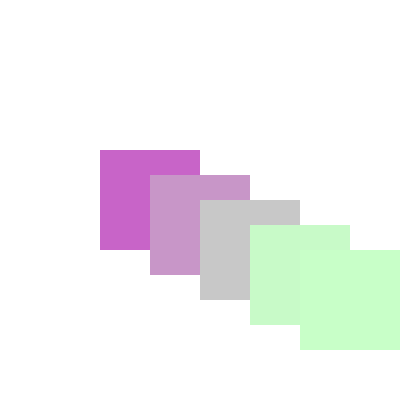
Frame 1 (no input)
Frame 2 (the mouse pressed at the canvas centre, redrawn once): identical to frame 1, image omitted

The p5.js sketch that drew this single still picture (run headless with seeded random() and noise() and a simulated clock; the mouse was pressed at the canvas centre and the sketch redrawn once):

// p5.js sketch
// ── sketch.js
let fillG = 100;
let fillstep = 50;
let xpos = 100;
let ypos = 150;
let xstep = 50;
let ystep = xstep / 2;

function setup() {
  createCanvas(400, 400);
  noLoop();
}

function draw() {
  background(255);
  noStroke();

  fill(200, fillG, 200);
  rect(xpos, ypos, 100, 100);

  fill(200, fillG+fillstep, 200);
  rect(xpos+xstep, ypos + ystep, 100, 100);

  fill(200, fillG+(fillstep * 2), 200);
  rect(xpos+(xstep*2), ypos+(ystep*2), 100, 100);

  fill(200, fillG+(fillstep*3), 200);
  rect(xpos+(xstep*3), ypos+(ystep*3), 100, 100);

  fill(200, fillG+(fillstep*4), 200);
  rect(xpos+(xstep*4), ypos+(ystep*4), 100, 100);
}
